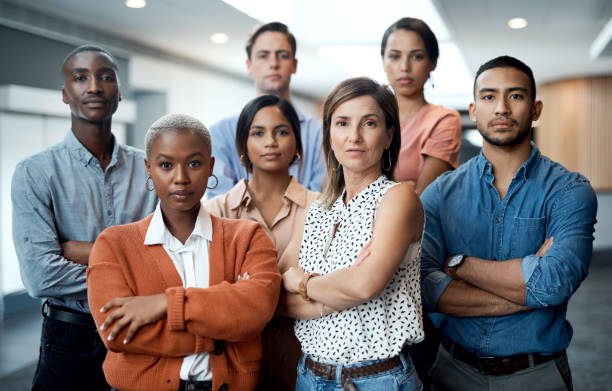
#> input picture 10_face-detection/istockphoto_faces.jpg, 612 x 391 px
$ jupyter execute face-detection_live-coding.ipynb
#> lines starting #> are read from the running program, lines starting #| are printed output that depends on the picture; after the words box and inside, x2 and y2 are one past the last pixel; in counts of white or black regions, pixels touching at a corner belong together
[cell 1]
import cv2
from skimage import io

Télécharger le fichier haarcascade_frontalface_alt.xml et l'enregistrer dans le dossier courant.

Charger l'image en utilisant cv2 et la convertir en niveaux de gris.

[cell 2]
original_image = cv2.imread("istockphoto_faces.jpg")
#> original_image is the input picture: shape (391, 612, 3); mean B, G, R 124.1, 124.7, 131.3
grayscale_image = cv2.cvtColor(original_image, cv2.COLOR_BGR2GRAY)
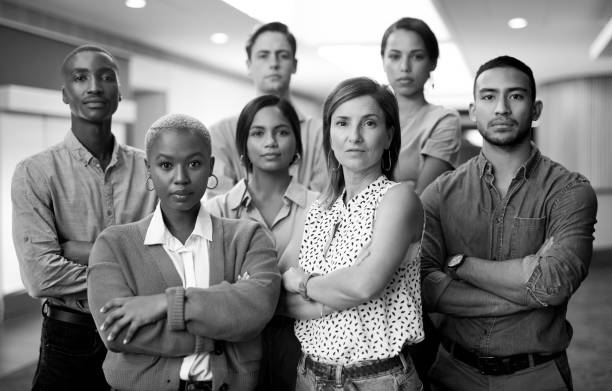
#> grayscale_image: shape (391, 612); min 0, max 255, mean 126.6

[cell 3]
io.imshow(grayscale_image)
io.show()

Charger le classifier en instanciant un CascadeClassifier à partir du fichier xml téléchargé précédemment.

[cell 4]
fc = cv2.CascadeClassifier("haarcascade_frontalface_alt.xml")

L'objet ainsi créé dispose d'une méthode detectMultiScale, qui prend une image en argument et applique le CascadeClassifier dessus. MultiScale fait référence au fait que l'algorithme s'intéresse à des sous-régions de l'image de différentes échelles, afin de détecter des visages de différentes tailles

Appliquer cette méthode et stocker le résultat dans une variable.

[cell 5]
detected_faces = fc.detectMultiScale(grayscale_image)
#> detected_faces = [[248, 35, 52, 52], [378, 35, 56, 56], [470, 70, 67, 67], [242, 110, 58, 58], [61, 52, 64, 64], [322, 97, 68, 68], [144, 137, 72, 72]]

[cell 6]
print(detected_faces)
#| [[248  35  52  52]
#|  [378  35  56  56]
#|  [470  70  67  67]
#|  [242 110  58  58]
#|  [ 61  52  64  64]
#|  [322  97  68  68]
#|  [144 137  72  72]]

La variable créée contient maintenant tous les visages détectés dans notre image. Il ne reste plus qu'à les visualiser.

Pour cela, utiliser la fonction rectangle d'OpenCV. Consulter la documentation de cette fonction. Pour information, chaque visage détecté stocké suite à l'appel de face_cascade est défini par les coordonnées de son coin supérieur gauche, ainsi que la largeur et la hauteur du rectangle qui contient ce visage. Contrainte supplémentaire : on créera des rectangles verts d'épaisseur 2.

[cell 7]
for col, row, width, height in detected_faces:
    cv2.rectangle(
        original_image,
        (col, row),
        (col + width, row + height),
        color=(255, 0, 0),
    )
#> this loop made 7 passes
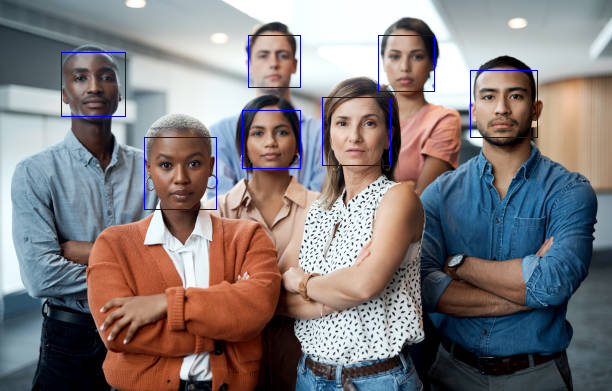
#> original_image: shape (391, 612, 3); 0.73% of pixels changed, all inside (x1, y1, x2, y2) = (61, 35, 538, 210)
